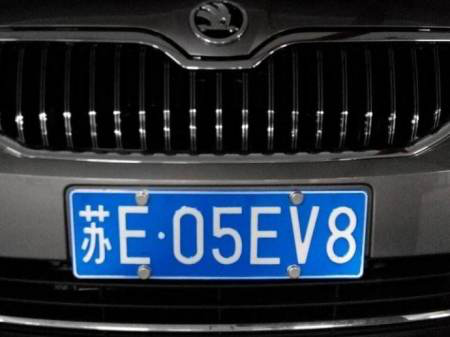
#> input picture OpenCV_/Source/imageWrite.png, 450 x 337 px, found by its file name
$ python print.py
#> lines starting #> are read from the running program, lines starting #| are printed output that depends on the picture
import numpy as np
import cv2 as cv


def printLine():
    image =cv.imread('F:\\self-platform\\python-code\\OpenCV_\\static\\imageWrite.png',1)
#> image is the input picture: shape (337, 450, 3); mean B, G, R 61.4, 48.9, 39.2
    # img = np.zeros((512,512,3),np.uint8)
    #画线
    cv.line(image,(0,0),(511,511),(255,0,0),5)
    #画矩形
    cv.rectangle(image,(100,0),(200,100),(0,255,0),3)
    #画圆
    cv.circle(image,(150,50), 50, (0,0,255), -1)
    #画椭圆
    cv.ellipse(image,(256,256),(100,50),0,0,180,255,-1)
    #多边形
    pts = np.array([[10,5],[20,30],[70,20],[50,10]], np.int32)
    pts = pts.reshape((-1,1,2))
    cv.polylines(image,[pts],True,(0,255,255))
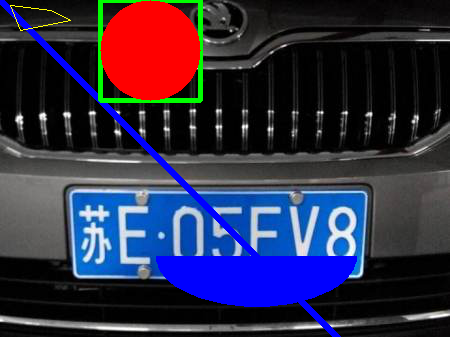
#> image: shape (337, 450, 3); mean B, G, R 70.6, 45.8, 48.5
    cv.imshow('printline',image)
    cv.waitKey(0)
    cv.destroyAllWindows()

if __name__ == '__main__':
    printLine()
